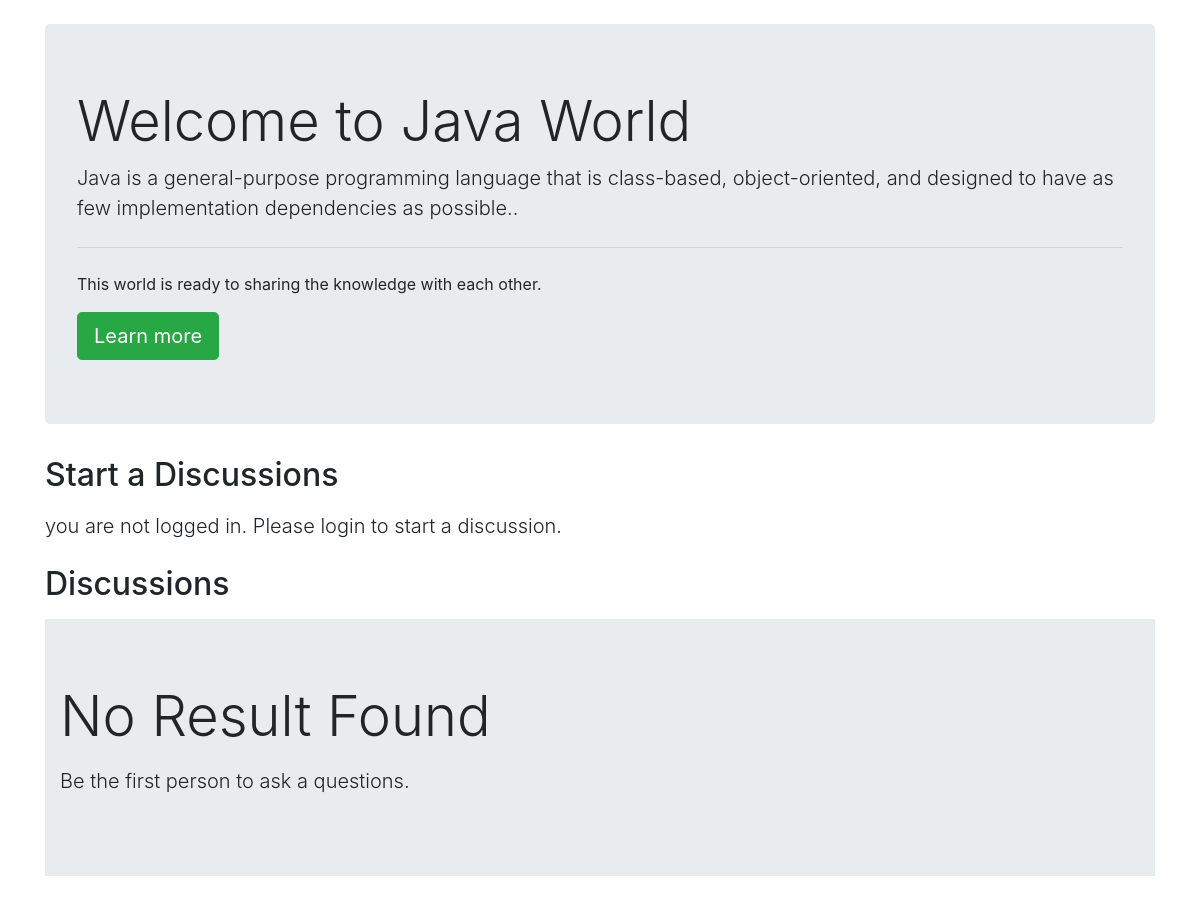
The app's page /threadlist.php?catid=3 with its own data.
### tables this page shows
CREATE TABLE `categories` (
  `category_id` int(8) NOT NULL,
  `category_name` varchar(100) NOT NULL,
  `category_description` varchar(255) NOT NULL,
  `Date` datetime NOT NULL
);

### threadlist.php (the view, shortened to what this page needs)
<!doctype html>
<html lang="en">
<head>
    <link rel="stylesheet" href="https://stackpath.bootstrapcdn.com/bootstrap/4.5.1/css/bootstrap.min.css"
>
</head>
<body>
    <?php
    $id = $_GET['catid'];
    $sql = "SELECT * FROM `categories` WHERE category_id= $id" ;
    $result = mysqli_query($conn,$sql);
    while($row = mysqli_fetch_assoc($result)){
        $catname = $row['category_name'];
        $catdesc = $row['category_description'];
    }
    ?>
    <div class="container my-4">
        <div class="jumbotron">
            <h1 class="display-4">Welcome to <?php echo $catname;?> World</h1>
            <p class="lead"> <?php echo $catdesc;?>.</p>
            <hr class="my-4">
            <p>This world is ready to sharing the knowledge with each other.</p>
            <a class="btn btn-success btn-lg" href="#" role="button">Learn more</a>
        </div>
    </div>
    <?php
        if(isset($_SESSION['loggedin']) && $_SESSION['loggedin']== true){
            echo '<div class="container">
                        <h2 class="my-3">Start a Discussions</h2>
                        <form action="' . $_SERVER["REQUEST_URI"] . '" method="post">
                            <div class="form-group">
                                <label for="exampleInputEmail1">Problem Title</label>
                                <input type="text" class="form-control" id="title" name="title" aria-describedby="emailHelp">
                                <small id="emailHelp" class="form-text text-muted">keep your title short as and crisp as possible else.</small>
                            </div>
                            <input type="hidden" name="sno" value="'. $_SESSION["sno"]. '">
                            <div class="form-group">
                                <label for="exampleFormControlTextarea1">Elleborate Your Concern</label>
                                <textarea class="form-control" id="desc" name="desc" rows="3"></textarea>
                            </div>
                            <button type="submit" class="btn btn-success">Submit</button>
                        </form>
                    </div>';
        }
        else {
            echo '<div class="container">
                    <h2 class="my-3">Start a Discussions</h2>
                    <p class="lead">you are not logged in. Please login to start a discussion.</p>
                </div>';
        }
   ?>
    <div class="container" id="ques">
        <h2 class="py-2">Discussions</h2>
        <?php
          $noResult= true;
            if($noResult){
                echo '<div class="jumbotron jumbotron-fluid">
                        <div class="container">
                           <p class="display-4">No Result Found</p>
                           <p class="lead">Be the first person to ask a questions.</p>
                        </div>
                    </div>';
            }
         ?>
    </div>
</body>
</html>

### threadlist.php (style rules this page uses)
#ques { min-height: 433px; }

### records on screen
categories: category_name "Java", category_description "Java is a general-purpose programming language that is class-based, object-oriented, and designed to have as few implementation dependencies as possible."
